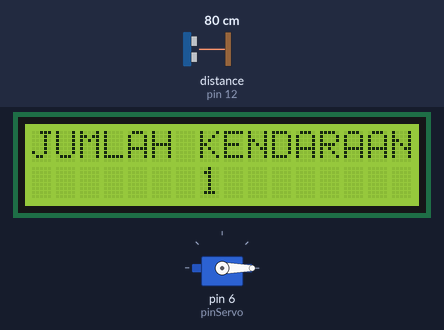
This program was run on a simulated Arduino Uno, built with avr-gcc and run on an emulated ATmega328P. On the bench: 16×2 character LCD, servo. Wiring (from diagram.json): ultrasonic range finder: trigger pin 13; echo pin 12. The inputs (shaded band) are chosen by the test bench; at power-on: distance to the obstacle (sensor on pin 12) 80 cm. The echo pulse lasts 58.3 µs per cm.

Above: at 1.2 s.
1.3 s: distance to the obstacle (sensor on pin 12) set to 200 cm
9.1 s: distance to the obstacle (sensor on pin 12) set to 208 cm
At 9.6 s:
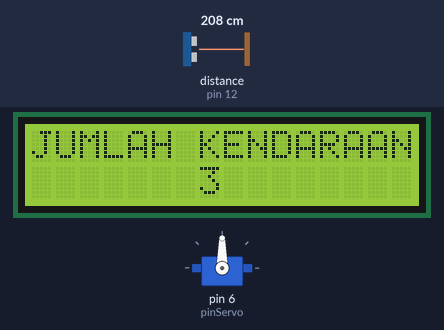
13.0 s: distance to the obstacle (sensor on pin 12) set to 2 cm
At 16.1 s:
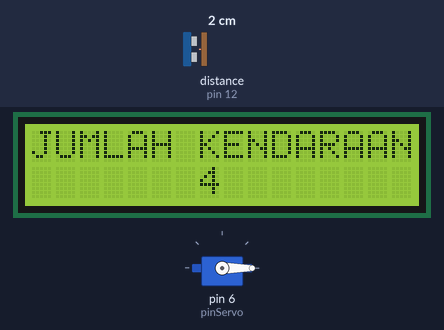
18.7 s: distance to the obstacle (sensor on pin 12) set to 250 cm
At 20.6 s:
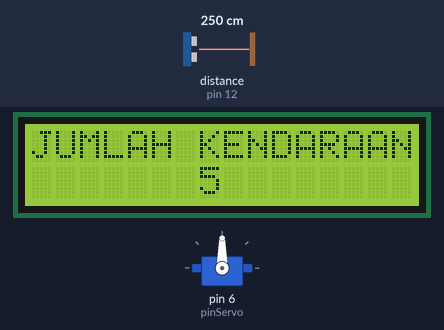
Timing chart, 0 to 22.1 s (numbered marks = the images above; inputs shaded):
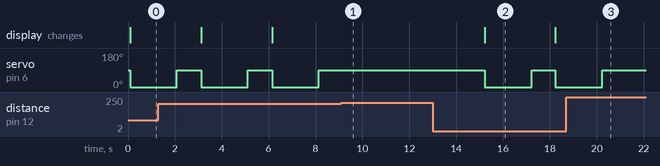

The program:

main.cpp
```cpp
#include <Arduino.h>
#include <Servo.h>
#include <LiquidCrystal_I2C.h>

#define TRIG 13
#define ECHO 12
int num = 0;

Servo pinServo;
LiquidCrystal_I2C lcd(0x27, 16, 2);

int distanceCM() {
  digitalWrite(TRIG, LOW);
  delayMicroseconds(2);
  digitalWrite(TRIG, HIGH);
  delayMicroseconds(10);
  digitalWrite(TRIG, LOW);
  int durasi = pulseIn(ECHO, HIGH);
  return durasi * 0.034 / 2;
}

void setDistance(float distance) {
  if (distance <= 200) {
    num += 1;
    lcd.setCursor(7, 1);
    lcd.print(num);
    return pinServo.write(0);

  } else {
    return pinServo.write(90);
  }
}

void setup() {
  Serial.begin(9600);
  lcd.init();
  lcd.backlight();
  pinMode(TRIG, OUTPUT);
  pinMode(ECHO, INPUT);
  pinServo.attach(6);

}

void loop() {
  float distance = distanceCM();

  lcd.setCursor(0,0);
  lcd.print("JUMLAH KENDARAAN");

  setDistance(distance);
  delay(2000);
  pinServo.write(90);
  delay(1000);
}
```

Measured:
- the behaviour switches between 203 and 204 cm on distance to the obstacle (sensor on pin 12) (found by bisection; images 0 and 1)
- after the input at 9.1 s, servo on pin 6 (pinServo): stays 90° (without the input it goes to 0° after 0.08 s)
- after the input at 13.0 s, servo on pin 6 (pinServo): 90° → 0° after 2.2 s, → 90° 2.0 s later, → 0° 1.0 s later; the display: changes after 2.2 s (image 2)
- after the input at 18.7 s, servo on pin 6 (pinServo): goes on until 20.2 s, then stays 90°
- by itself, servo on pin 6 (pinServo): alternates 90° for 1.0 s and 0° for 2.0 s
- what the display in image 2 shows lasts 3.0 s, from 15.2 s to 18.2 s
